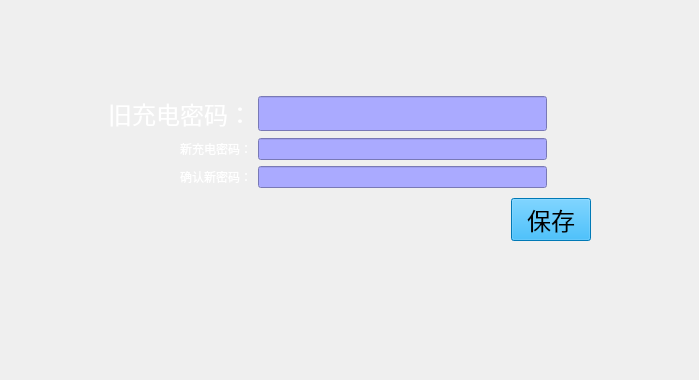
<?xml version="1.0" encoding="UTF-8"?>
<ui version="4.0">
 <class>ChargePassword</class>
 <widget class="QWidget" name="ChargePassword">
  <property name="geometry">
   <rect>
    <x>0</x>
    <y>0</y>
    <width>699</width>
    <height>380</height>
   </rect>
  </property>
  <property name="windowTitle">
   <string>Form</string>
  </property>
  <layout class="QHBoxLayout" name="horizontalLayout_4">
   <item>
    <layout class="QHBoxLayout" name="horizontalLayout_3" stretch="1,5,1">
     <property name="sizeConstraint">
      <enum>QLayout::SetMinAndMaxSize</enum>
     </property>
     <item>
      <spacer name="horizontalSpacer_3">
       <property name="orientation">
        <enum>Qt::Horizontal</enum>
       </property>
       <property name="sizeHint" stdset="0">
        <size>
         <width>40</width>
         <height>20</height>
        </size>
       </property>
      </spacer>
     </item>
     <item>
      <layout class="QVBoxLayout" name="verticalLayout_2" stretch="2,3,3">
       <property name="sizeConstraint">
        <enum>QLayout::SetMinAndMaxSize</enum>
       </property>
       <item>
        <spacer name="verticalSpacer_2">
         <property name="orientation">
          <enum>Qt::Vertical</enum>
         </property>
         <property name="sizeHint" stdset="0">
          <size>
           <width>20</width>
           <height>40</height>
          </size>
         </property>
        </spacer>
       </item>
       <item>
        <layout class="QVBoxLayout" name="verticalLayout" stretch="13,1,1">
         <property name="spacing">
          <number>10</number>
         </property>
         <property name="sizeConstraint">
          <enum>QLayout::SetMinAndMaxSize</enum>
         </property>
         <item>
          <layout class="QHBoxLayout" name="horizontalLayout_2" stretch="10,1">
           <property name="spacing">
            <number>6</number>
           </property>
           <property name="sizeConstraint">
            <enum>QLayout::SetMinAndMaxSize</enum>
           </property>
           <item>
            <layout class="QGridLayout" name="gridLayout" rowstretch="1,1,1" columnstretch="1,2">
             <property name="sizeConstraint">
              <enum>QLayout::SetMinAndMaxSize</enum>
             </property>
             <item row="0" column="0">
              <widget class="QLabel" name="labelOldPassword">
               <property name="font">
                <font>
                 <family>Adobe Arabic</family>
                 <pointsize>18</pointsize>
                 <weight>50</weight>
                 <italic>false</italic>
                 <bold>false</bold>
                </font>
               </property>
               <property name="layoutDirection">
                <enum>Qt::LeftToRight</enum>
               </property>
               <property name="styleSheet">
                <string notr="true">font: 18pt &quot;Adobe Arabic&quot;;
color: rgb(255, 255, 255);</string>
               </property>
               <property name="text">
                <string>旧充电密码：</string>
               </property>
               <property name="textFormat">
                <enum>Qt::PlainText</enum>
               </property>
               <property name="alignment">
                <set>Qt::AlignRight|Qt::AlignTrailing|Qt::AlignVCenter</set>
               </property>
              </widget>
             </item>
             <item row="0" column="1">
              <widget class="LineEditKeyboard" name="lineEditOldPassword">
               <property name="sizePolicy">
                <sizepolicy hsizetype="Preferred" vsizetype="Preferred">
                 <horstretch>0</horstretch>
                 <verstretch>0</verstretch>
                </sizepolicy>
               </property>
               <property name="maximumSize">
                <size>
                 <width>16777215</width>
                 <height>35</height>
                </size>
               </property>
               <property name="styleSheet">
                <string notr="true">font: 19pt &quot;Adobe Arabic&quot;;
background-color: rgb(170, 170, 255);</string>
               </property>
              </widget>
             </item>
             <item row="1" column="0">
              <widget class="QLabel" name="labeNewPassword">
               <property name="layoutDirection">
                <enum>Qt::LeftToRight</enum>
               </property>
               <property name="styleSheet">
                <string notr="true">font: 18pt &quot;Adobe Arabic&quot;;
color: rgb(255, 255, 255);</string>
               </property>
               <property name="text">
                <string>新充电密码：</string>
               </property>
               <property name="textFormat">
                <enum>Qt::PlainText</enum>
               </property>
               <property name="alignment">
                <set>Qt::AlignRight|Qt::AlignTrailing|Qt::AlignVCenter</set>
               </property>
              </widget>
             </item>
             <item row="1" column="1">
              <widget class="LineEditKeyboard" name="lineEditNewPassword">
               <property name="sizePolicy">
                <sizepolicy hsizetype="Preferred" vsizetype="Preferred">
                 <horstretch>0</horstretch>
                 <verstretch>0</verstretch>
                </sizepolicy>
               </property>
               <property name="maximumSize">
                <size>
                 <width>16777215</width>
                 <height>35</height>
                </size>
               </property>
               <property name="styleSheet">
                <string notr="true">font: 19pt &quot;Adobe Arabic&quot;;
background-color: rgb(170, 170, 255);</string>
               </property>
              </widget>
             </item>
             <item row="2" column="0">
              <widget class="QLabel" name="labeConfirmNewPassword">
               <property name="layoutDirection">
                <enum>Qt::LeftToRight</enum>
               </property>
               <property name="styleSheet">
                <string notr="true">font: 18pt &quot;Adobe Arabic&quot;;
color: rgb(255, 255, 255);</string>
               </property>
               <property name="text">
                <string>确认新密码：</string>
               </property>
               <property name="textFormat">
                <enum>Qt::PlainText</enum>
               </property>
               <property name="alignment">
                <set>Qt::AlignRight|Qt::AlignTrailing|Qt::AlignVCenter</set>
               </property>
              </widget>
             </item>
             <item row="2" column="1">
              <widget class="LineEditKeyboard" name="lineEditConfirmNewPassword">
               <property name="sizePolicy">
                <sizepolicy hsizetype="Preferred" vsizetype="Preferred">
                 <horstretch>0</horstretch>
                 <verstretch>0</verstretch>
                </sizepolicy>
               </property>
               <property name="maximumSize">
                <size>
                 <width>16777215</width>
                 <height>35</height>
                </size>
               </property>
               <property name="styleSheet">
                <string notr="true">font: 19pt &quot;Adobe Arabic&quot;;
background-color: rgb(170, 170, 255);</string>
               </property>
              </widget>
             </item>
            </layout>
           </item>
           <item>
            <spacer name="horizontalSpacer_2">
             <property name="orientation">
              <enum>Qt::Horizontal</enum>
             </property>
             <property name="sizeHint" stdset="0">
              <size>
               <width>18</width>
               <height>20</height>
              </size>
             </property>
            </spacer>
           </item>
          </layout>
         </item>
         <item>
          <spacer name="verticalSpacer">
           <property name="orientation">
            <enum>Qt::Vertical</enum>
           </property>
           <property name="sizeHint" stdset="0">
            <size>
             <width>20</width>
             <height>17</height>
            </size>
           </property>
          </spacer>
         </item>
         <item>
          <layout class="QHBoxLayout" name="horizontalLayout" stretch="0,0">
           <property name="sizeConstraint">
            <enum>QLayout::SetMinAndMaxSize</enum>
           </property>
           <item>
            <spacer name="horizontalSpacer">
             <property name="orientation">
              <enum>Qt::Horizontal</enum>
             </property>
             <property name="sizeHint" stdset="0">
              <size>
               <width>218</width>
               <height>20</height>
              </size>
             </property>
            </spacer>
           </item>
           <item>
            <widget class="QPushButton" name="pushButtonSave">
             <property name="focusPolicy">
              <enum>Qt::NoFocus</enum>
             </property>
             <property name="styleSheet">
              <string notr="true">QPushButton { background-color: rgb(0, 170, 255); color: rgb(0, 0, 0); } 
QPushButton:hover:pressed{ background-color: rgb(0,0,127); color:rgb(255, 255, 255);} 
QPushButton:hover:!pressed{ background-color: rgb(0, 170, 255); color: rgb(0, 0, 0); }
QPushButton {font: 18pt ; } </string>
             </property>
             <property name="text">
              <string>保存</string>
             </property>
            </widget>
           </item>
          </layout>
         </item>
        </layout>
       </item>
       <item>
        <spacer name="verticalSpacer_3">
         <property name="orientation">
          <enum>Qt::Vertical</enum>
         </property>
         <property name="sizeHint" stdset="0">
          <size>
           <width>20</width>
           <height>40</height>
          </size>
         </property>
        </spacer>
       </item>
      </layout>
     </item>
     <item>
      <spacer name="horizontalSpacer_4">
       <property name="orientation">
        <enum>Qt::Horizontal</enum>
       </property>
       <property name="sizeHint" stdset="0">
        <size>
         <width>40</width>
         <height>20</height>
        </size>
       </property>
      </spacer>
     </item>
    </layout>
   </item>
  </layout>
 </widget>
 <customwidgets>
  <customwidget>
   <class>LineEditKeyboard</class>
   <extends>QLineEdit</extends>
   <header>LineEditKeyboard.h</header>
  </customwidget>
 </customwidgets>
 <resources/>
 <connections/>
</ui>
